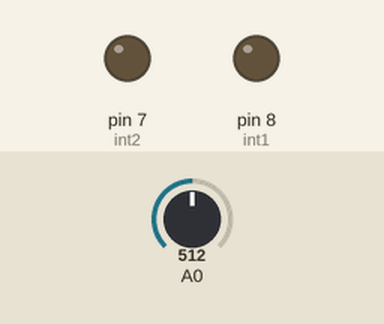
The sketch below on a simulated Arduino Uno, built with avr-gcc and run on an emulated ATmega328P. Parts: output pins drawn as LEDs (lit = HIGH). The test bench sets the inputs (shaded band); at power-on: A0 = 512.

Above: at 1.0 s.
At 4.0 s:
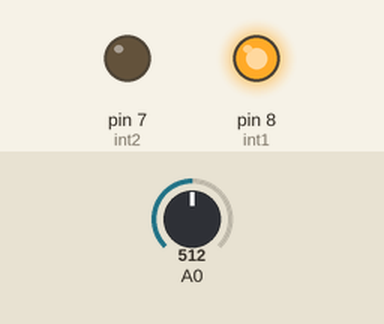
At 18.7 s:
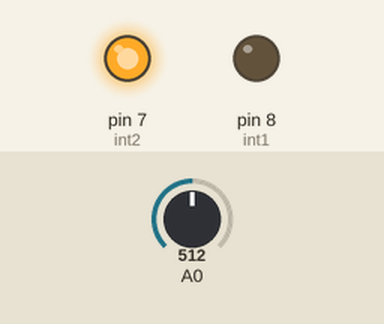
Timing chart, 0 to 20.8 s (numbered marks = the images above):
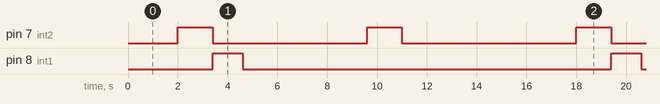

The sketch:

fisica.ino
```cpp
int int1 = 8;
int int2 =7;
int ENA = 2;
int lecturasensor;

void setup() {
  pinMode (int1,OUTPUT);
  pinMode (int2, OUTPUT);
}


void loop() {


  lecturasensor = analogRead(A0);
  Serial.println(lecturasensor);
  delay(2000);


  if(lecturasensor < 40){
      digitalWrite (int1, HIGH);
  digitalWrite (int2, LOW);
  delay(1200);
  }

  else(lecturasensor > 40); {
  digitalWrite (int1, LOW);
  digitalWrite(int2, HIGH);
  delay(1400);

  }

  // Subir
  digitalWrite (int1, HIGH);
  digitalWrite (int2, LOW);
  delay(1200);

  digitalWrite (int1, LOW);
  digitalWrite (int2, LOW);
  delay(5000);

  digitalWrite (int1, LOW);
  digitalWrite(int2, HIGH);
  delay(1400);

  digitalWrite (int1, LOW);
  digitalWrite (int2, LOW);
  delay(5000);


 }
```

Measured:
- by itself, pin 7 (int2): alternates HIGH for 1.4 s and LOW for 6.2 s
- by itself, pin 8 (int1): alternates HIGH for 1.2 s and LOW for 14.8 s
- by itself, everything shown: repeats every 16.0 s, in 5 steps
